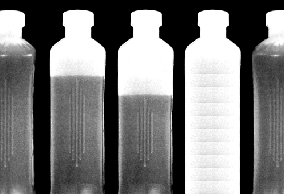
#> input picture TP1_Introduccion/tp01/botellas/botellas_13.tif, 285 x 196 px, given in place of botellas_01.tif, which was not available
$ python ej03_v2.py
#> lines starting #> are read from the running program, lines starting #| are printed output that depends on the picture; after the words box and inside, x2 and y2 are one past the last pixel; in counts of white or black regions, pixels touching at a corner belong together; pictures that were not available may be replaced by others from this repository, and a replacement may not be noted
import cv2
import numpy as np
import cvui
import os


def detect_bottles(image, bg_th=10):
    """Contamos cuantas veces cambia de botella a fondo aprovechando que el
    fondo tiende a ser negro. Tomamos como fondo todo lo que tenga intensidad
    menor a bg_th. Se obtiene como salida una lista de tuplas donde cada tupla
    indica los limites en x de cada botella.

    Parameters:
        image: Imagen a analizar.
        bg_th: Umbral para el fondo. Todo lo que sea menor a este numero se
        considera fondo. Valor por defecto=10.
    Returns:
        xlims: Lista de la forma [(xmin1, xmax1), (xmin2, xmax2), ...] donde
        cada tupla corresponde a los limites de una botella.

    """

    # Tomamos una fila a la mitad de la imagen (algo donde sea evidente desde
    # donde y hasta donde van las botellas). El ultimo parece que siempre es
    # blanco asi que no lo contamos (total no vamos a tener una botella de 2
    # pixeles de ancho).
    row = image[image.shape[0]//2,:-1]

    # Para determinar si empezamos a contar fondo o botella, nos basamos en el
    # primer pixel.
    is_bottle = row[0] > bg_th
    xlims=[]
    xmin, xmax = 0, 0

    # Recorremos la fila registrando los cambios en las intensidades. Para
    # registrar bien el ultimo pixel, lo hacemos luego
    for x in range(1, len(row)-1):
        if is_bottle and row[x] < bg_th:
            is_bottle = False
            xmax=x
            xlims.append((xmin, xmax))

        if not is_bottle and row[x] > bg_th:
            is_bottle = True
            xmin = x-1

    # Terminamos con el ultimo pixel
    if is_bottle:
        xmax=len(row)-1
        xlims.append((xmin, xmax))

    return xlims


def detect_filled_level(image, xlims, lq_th=200):
    """Detectamos el nivel de llenado de las botellas. Para eso tomamos los
    centros de cada botella (tomando como referencia los limites de xlims) y
    recorremos hasta obtener el nivel de llenado que coincide con el cambio de
    botella a liquido. Se considera liquido lo que esta por encima de bg_th y
    por debajo de lq_th.

    Parameters:
        image: Imagen a analizar.
        xlims: Lista de la forma [(xmin1, xmax1), (xmin2, xmax2), ...] donde
        cada tupla corresponde a los limites de una botella.
        lq_th: Umbral para el liquido. Todo lo que sea mayor a este numero se
        considera botella y lo menor, fondo.
    Returns:
        ylims: Lista de numeros donde cada uno indica la altura a la que se
        encuentra el liquido de cada botella.
        ymin: El valor mas bajo en Y que puede tomar un nivel. Numericamente
        es el mas alto porque el eje Y crece hacia abajo.

    """

    # Como la camara esta fija, siempre deberia arrancar por el fondo. Luego
    # deberia empezar el pico de la botella y de ahi al final. Los dos ultimos
    # pixeles corresponden a la cinta transportadora asi que se ignoran.
    ylims = []
    for lim in xlims:
        x = lim[0]+(lim[1]-lim[0])//2
        column = image[:-2, x]
        is_bottle = False
        ylev = len(column)
        for y in range(len(column)):
            if is_bottle and column[y] < lq_th:
                is_bottle = False
                ylev = y
            if not is_bottle and column[y] > lq_th:
                is_bottle = True
        ylims.append(ylev)

    return ylims, len(column)


def compute_percentages(ylims, ymin):
    """Calculamos los porcentajes de llenado a partir de comparar el punto mas
    alto. Asumimos que al menos una botella esta llena...

    Parameters:
        ylims: Lista de numeros donde cada uno indica la altura a la que se
        encuentra el liquido de cada botella.
        ymin: El valor mas bajo en Y que puede tomar un nivel. Numericamente
        es el mas alto porque el eje Y crece hacia abajo.
    Returns:
        percs: Lista de porcentajes de llenado de cada botella.
        ymax: El valor mas alto en Y que puede tomar un nivel. Numericamente
        es el mas bajo porque el eje Y crece hacia abajo. Asumimos que hay al
        menos una botella llena y se toma como referencia para medir.

    """
    ymax = min(ylims)
    percs = [100*(ymin-y)/(ymin-ymax) for y in ylims]
    return percs, ymax


def draw_predictions(image, xlims, ylims, ymin, ymax, percs):
    """Dibujamos rectangulos y lineas para indicar la posicion y el porcentaje
    de llenado.

    Parameters:
        image: Imagen a editar.
        xlims: Lista de la forma [(xmin1, xmax1), (xmin2, xmax2), ...] donde
        cada tupla corresponde a los limites de una botella.
        ylims: Lista de numeros donde cada uno indica la altura a la que se
        encuentra el liquido de cada botella.
        ymin: El valor mas bajo en Y que puede tomar un nivel. Numericamente
        es el mas alto porque el eje Y crece hacia abajo.
        ymax: El valor mas alto en Y que puede tomar un nivel. Numericamente
        es el mas bajo porque el eje Y crece hacia abajo. Asumimos que hay al
        percs: Lista de porcentajes de llenado de cada botella.
    Returns:
        new_image: Imagen modificada para ser dibujada externamente.

    """
    image=cv2.cvtColor(image, cv2.COLOR_GRAY2BGR)
    for i in range(len(xlims)):
        COLOR = (0, 0, 255) if percs[i]<100 else (0, 255, 0)
        cv2.rectangle(image, (xlims[i][0], ymin), (xlims[i][1], ymax),
                      COLOR)
        cv2.line(image, (xlims[i][0], ylims[i]), (xlims[i][1], ylims[i]),
                 COLOR, 2, cv2.LINE_8)
        cv2.putText(image, f"{percs[i]:.2f}%", (xlims[i][0]+1,ylims[i]-5), 0,
                    0.4, COLOR, 1)
    return image


def load_image(NIMG, IMAGE_DIR):
    """Cargamos imagen dado el numero de la misma.

    Parameters:
        NIMG: ID de la imagen.
        IMAGE_DIR: Directorio con imagenes guardadas.
    Returns:
        imagen: Imagen cargada y procesada.

    """
    filename = f"{IMAGE_DIR}botellas_{NIMG:02d}.tif"
    imagen = cv2.imread(filename, cv2.IMREAD_GRAYSCALE)
    xlims = detect_bottles(imagen)
    ylims, min_y = detect_filled_level(imagen, xlims)
    percs, max_y = compute_percentages(ylims, min_y)
    imagen = draw_predictions(imagen, xlims, ylims, min_y, max_y, percs)
    return imagen, filename

WINDOW_NAME = "Filled bottles"

cvui.init(WINDOW_NAME)
#> (this line was passed over: cvui is not available in this run)

NIMG = 1
IMAGE_DIR = "botellas/"
imagen, filename = load_image(NIMG, IMAGE_DIR)
#> in load_image, imagen is the input picture: shape (196, 285); min 0, max 255, mean 121.5
#> in detect_bottles, `row = image[image.shape[0]//2,:-1]`: row = 284 values, max 255 at index 186, min 0 at index 34, mean 120.9
#> in detect_bottles, `is_bottle = row[0] > bg_th`: is_bottle = True
#> the loop in detect_bottles, `for x in range(1, len(row)-1):` made 282 passes
#> is_bottle on passes 34, 50, 104, 118, 173, 185, 240, 253: False, True, False, True, False, True, False, True
#> after the loop in detect_bottles, `for x in range(1, len(row)-1):`: xlims = [(0, 34), (49, 104), (117, 173), (184, 240)]; xmax = 240; xmin = 252
#> in detect_bottles, `xmax=len(row)-1`: xmax = 283
#> in load_image, `xlims = detect_bottles(imagen)`: xlims = [(0, 34), (49, 104), (117, 173), (184, 240), (252, 283)]
#> the loop in detect_filled_level, `for lim in xlims:` made 5 passes
#> (lim, x) on passes 1 to 5: ((0, 34), 17), ((49, 104), 76), ((117, 173), 145), ((184, 240), 212), ((252, 283), 267)
#> after the loop in detect_filled_level, `for lim in xlims:`: ylims = [46, 75, 94, 194, 44]
#> in load_image, `ylims, min_y = detect_filled_level(imagen, xlims)`: min_y = 194
#> in compute_percentages, `ymax = min(ylims)`: ymax = 44
#> in compute_percentages, `percs = [100*(ymin-y)/(ymin-ymax) for y in ylims]`: percs = [98.67, 79.33, 66.67, 0, 100]
#> in load_image, `percs, max_y = compute_percentages(ylims, min_y)`: max_y = 44
#> the loop in draw_predictions, `for i in range(len(xlims)):` made 5 passes
#> COLOR on passes 1 to 5: (0, 0, 255), (0, 0, 255), (0, 0, 255), (0, 0, 255), (0, 255, 0)
#> after the loop in draw_predictions, `for i in range(len(xlims)):`:
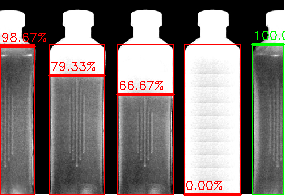
#> image: shape (196, 285, 3); 5.55% of pixels changed, all inside (x1, y1, x2, y2) = (0, 31, 285, 196)
#> filename = 'botellas/botellas_01.tif'
width = imagen.shape[1]+40
#> width = 325
height = imagen.shape[0]+60
#> height = 256
max_nimg = len([f for f in os.listdir(IMAGE_DIR) if "botellas_" in f])
frame = np.zeros((height, width, 3), np.uint8)

while True:
    frame[:] = (49, 52, 49)
    cvui.beginRow(frame, 10, 10, -1, -1, 20)
#> (this line was passed over: cvui is not available in this run)
#> (the run stopped early here; a loop or call above may not have finished)

$ run again, on TP1_Introduccion/tp01/botellas/botellas_18.tif
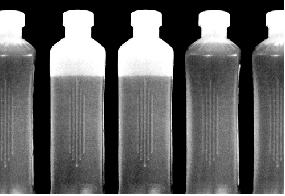
#> input picture TP1_Introduccion/tp01/botellas/botellas_18.tif, 285 x 196 px, given in place of botellas_01.tif, which was not available
#> in load_image, imagen is the input picture: shape (196, 285); min 0, max 255, mean 97.7
#> row = 284 values, max 175 at index 51, min 0 at index 34, mean 89.65
#> in detect_bottles, `is_bottle = row[0] > bg_th`: is_bottle = True
#> the loop in detect_bottles, `for x in range(1, len(row)-1):` made 282 passes
#> is_bottle on passes 34, 50, 104, 118, 172, 186, 239, 253: False, True, False, True, False, True, False, True
#> after the loop in detect_bottles, `for x in range(1, len(row)-1):`: xlims = [(0, 34), (49, 104), (117, 172), (185, 239)]; xmax = 239; xmin = 252
#> in detect_bottles, `xmax=len(row)-1`: xmax = 283
#> in load_image, `xlims = detect_bottles(imagen)`: xlims = [(0, 34), (49, 104), (117, 172), (185, 239), (252, 283)]
#> the loop in detect_filled_level, `for lim in xlims:` made 5 passes
#> (lim, x) on passes 1 to 5: ((0, 34), 17), ((49, 104), 76), ((117, 172), 144), ((185, 239), 212), ((252, 283), 267)
#> after the loop in detect_filled_level, `for lim in xlims:`: ylims = [46, 75, 75, 44, 44]
#> in load_image, `ylims, min_y = detect_filled_level(imagen, xlims)`: min_y = 194
#> ymax = 44
#> in compute_percentages, `percs = [100*(ymin-y)/(ymin-ymax) for y in ylims]`: percs = [98.67, 79.33, 79.33, 100, 100]
#> in load_image, `percs, max_y = compute_percentages(ylims, min_y)`: max_y = 44
#> the loop in draw_predictions, `for i in range(len(xlims)):` made 5 passes
#> COLOR on passes 1 to 5: (0, 0, 255), (0, 0, 255), (0, 0, 255), (0, 255, 0), (0, 255, 0)
#> after the loop in draw_predictions, `for i in range(len(xlims)):`:
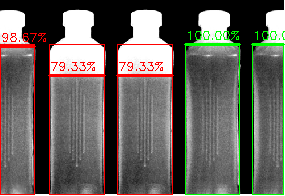
#> image: shape (196, 285, 3); 5.58% of pixels changed, all inside (x1, y1, x2, y2) = (0, 31, 285, 195)
#> filename = 'botellas/botellas_01.tif'
